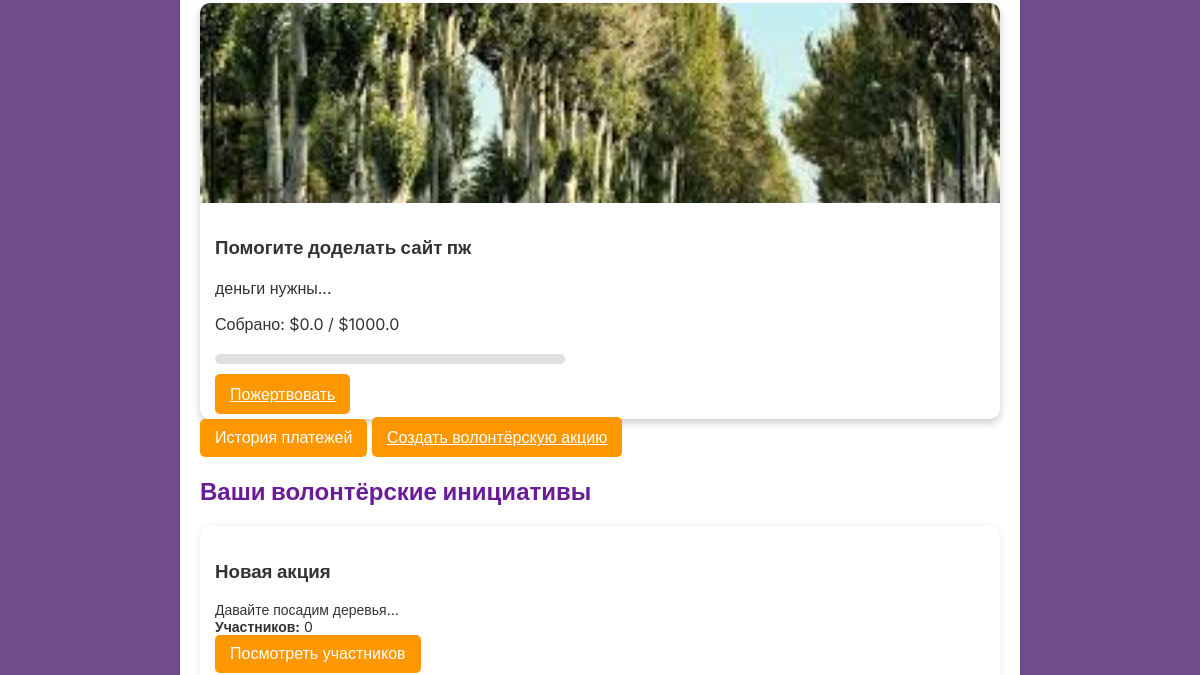
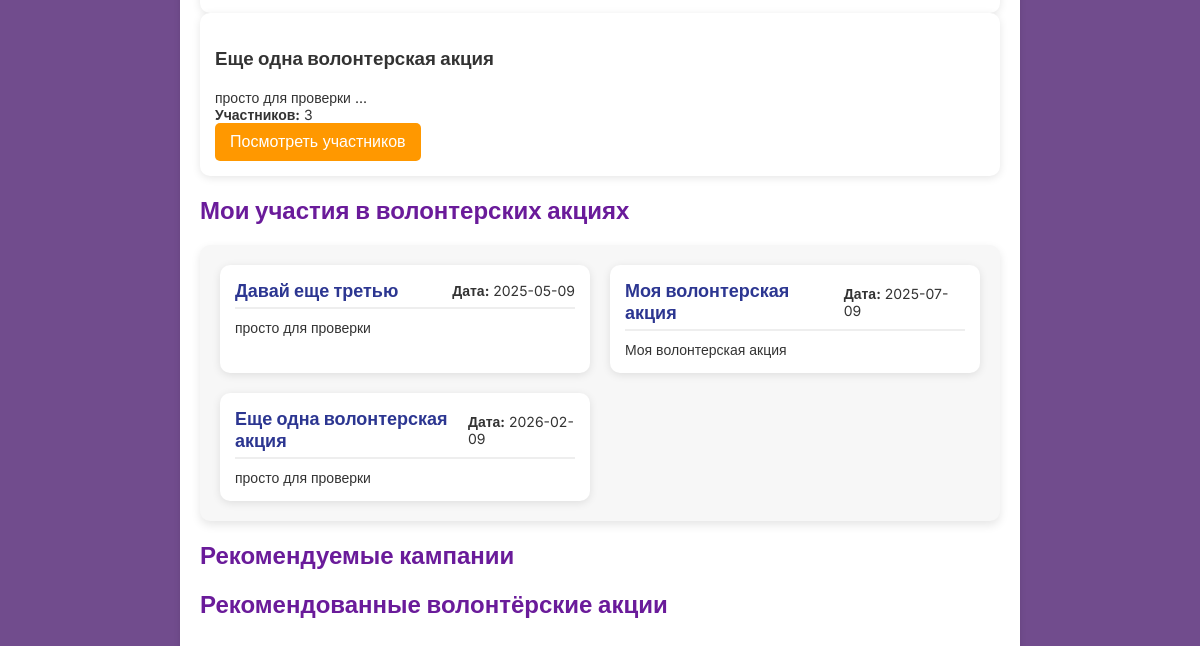
/profile (signed in, lower part), run on an earlier commit of the app's database (2 pictures, top to bottom).
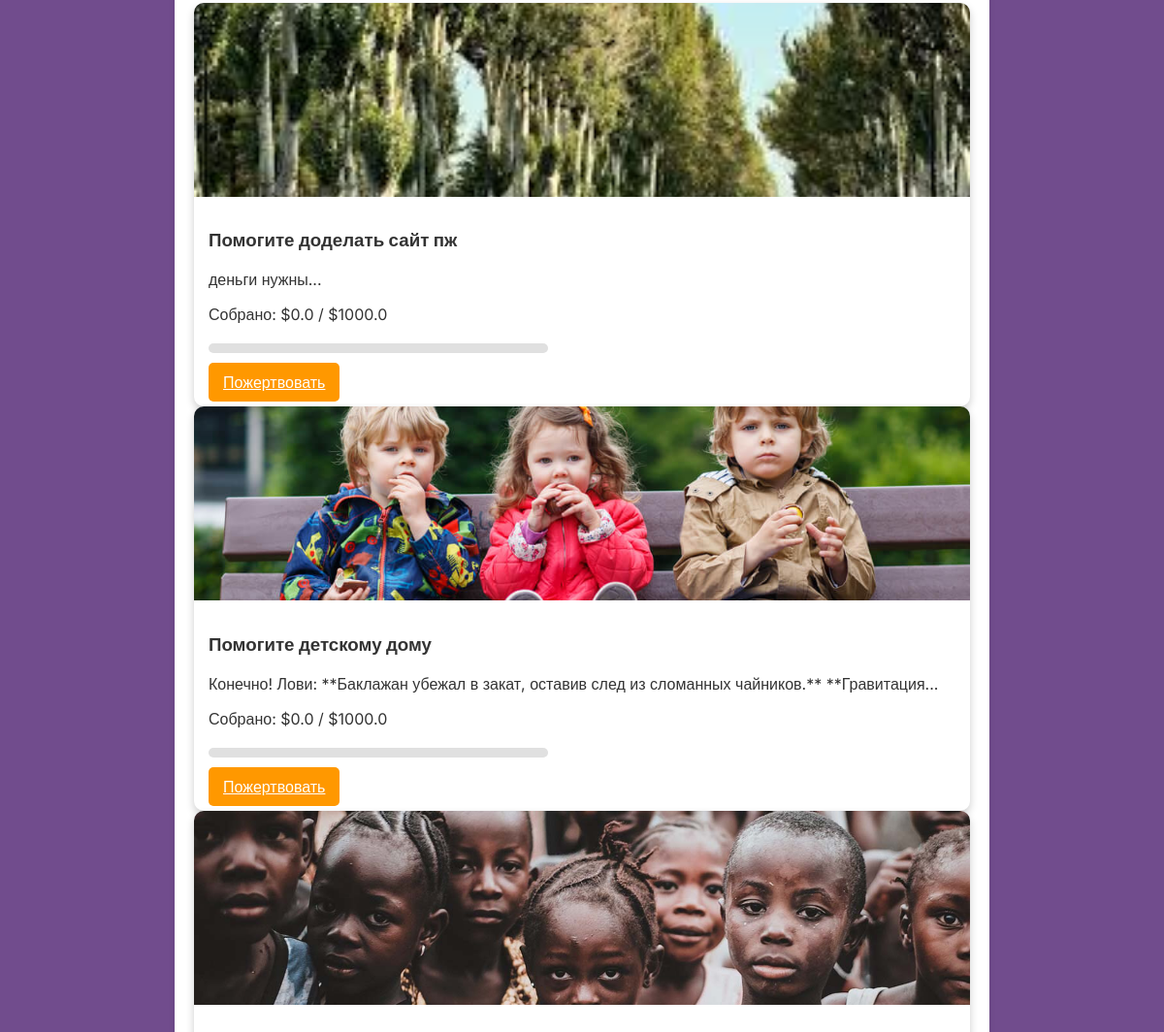
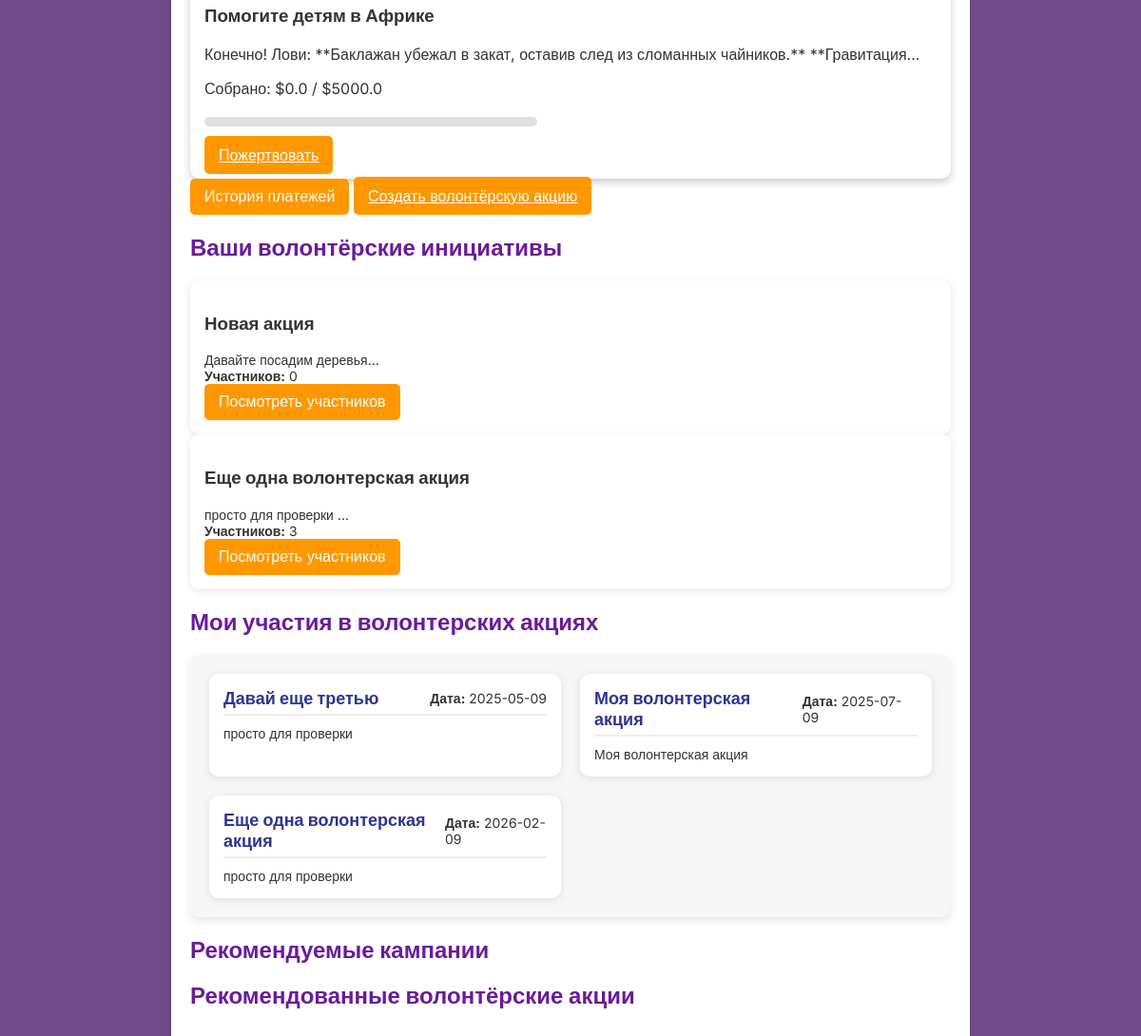
And on a later commit of the database (2 pictures, top to bottom).
### tables this page shows
CREATE TABLE campaigns (
    id INTEGER PRIMARY KEY AUTOINCREMENT,
    title TEXT NOT NULL,
    description TEXT NOT NULL,
    image_url TEXT,
    goal REAL NOT NULL,
    collected REAL NOT NULL DEFAULT 0,
    days_left INTEGER NOT NULL
, user_id INTEGER, payment_details TEXT);

CREATE TABLE volunteering_opportunities (
            id INTEGER PRIMARY KEY AUTOINCREMENT,
            title TEXT NOT NULL,
            description TEXT NOT NULL,
            date TEXT NOT NULL,
            image_url TEXT NOT NULL,
            button_text TEXT NOT NULL
        , user_id INTEGER, status TEXT DEFAULT 'active');

### app.py (the view)
@app.route('/profile')
def profile():
    if not session.get('user_id'):
        flash('Сначала войдите в систему!', 'danger')
        return redirect(url_for('login'))
    conn = get_db_connection()
    user_id = session['user_id']
    user = conn.execute("SELECT * FROM users WHERE id = ?", (user_id,)).fetchone()
    campaigns = conn.execute(
        "SELECT * FROM campaigns WHERE user_id = ?", (user_id,)
    ).fetchall()
    user_opportunities = conn.execute(
        """SELECT v.*,
        (SELECT COUNT(*) FROM volunteer_participants WHERE opportunity_id = v.id) AS participant_count
        FROM volunteering_opportunities v WHERE v.user_id = ?""",
        (user_id,)
    ).fetchall()
    user_opportunities = [dict(row) for row in user_opportunities]
    for opportunity in user_opportunities:
        participants = conn.execute("""
            SELECT u.id AS user_id, u.username, vp.status
            FROM volunteer_participants vp
            JOIN users u ON vp.user_id = u.id
            WHERE vp.opportunity_id = ?
        """, (opportunity['id'],)).fetchall()
        opportunity['participants'] = [dict(participant) for participant in participants] if participants else []
    participated_campaigns = conn.execute("""
        SELECT c.* FROM donations d
        JOIN campaigns c ON d.campaign_id = c.id
        WHERE d.user_id = ?
        GROUP BY c.id
    """, (user_id,)).fetchall()
    participated_opportunities = conn.execute("""
        SELECT DISTINCT v.*
        FROM volunteer_participants vp
        JOIN volunteering_opportunities v ON vp.opportunity_id = v.id
        WHERE vp.user_id = ? AND vp.status = 'confirmed'
    """, (user_id,)).fetchall()
    volunteer_initiatives = conn.execute(
        """SELECT v.*,
        (SELECT COUNT(*) FROM volunteer_participants WHERE opportunity_id = v.id) AS participant_count
        FROM volunteering_opportunities v WHERE v.user_id = ?""",
        (user_id,)
    ).fetchall()
    volunteer_initiatives = [dict(row) for row in volunteer_initiatives]
    donations = conn.execute("""
        SELECT d.amount, d.message, d.created_at, c.title
        FROM donations d
        JOIN campaigns c ON d.campaign_id = c.id
        WHERE d.user_id = ?
        ORDER BY d.created_at DESC
    """, (user_id,)).fetchall()
    conn.close()
    return render_template(
        'profile.html',
        user=user,
        campaigns=campaigns,
        user_opportunities=user_opportunities,
        volunteer_initiatives=volunteer_initiatives,
        participated_campaigns=participated_campaigns,  # ✅ Добавили кампании, где user участвует
        participated_opportunities=participated_opportunities,  # ✅ Добавили акции, где user участвует
        donations = donations
    )

### app.py (called while the page is built)
def get_db_connection():
    conn = sqlite3.connect(DATABASE)
    conn.row_factory = sqlite3.Row
    return conn

### templates/profile.html (shortened to what this page needs)
<!DOCTYPE html>
<html lang="ru">
<head>
    <link rel="stylesheet" href="/static/css/styles.css">
</head>
<body>
    <div class="profile-container">
        {% if campaigns %}
            <div class="campaign-container">
                {% for campaign in campaigns %}
                <div class="campaign-card">
                    <img src="{{ campaign.image_url }}" alt="{{ campaign.title }}" class="campaign-image">
                    <div class="campaign-content">
                        <h3>{{ campaign.title }}</h3>
                        <p>{{ campaign.description[:100] }}...</p>
                        <p>Собрано: ${{ campaign.collected }} / ${{ campaign.goal }}</p>
                        <div class="progress-bar">
                        </div>
                        <a href="{{ url_for('donate', campaign_id=campaign['id']) }}" class="btn">Пожертвовать</a>
                    </div>
                </div>
                {% endfor %}
            </div>
        {% else %}
            <p>Вы ещё не создали ни одной кампании.</p>
        {% endif %}
        <button class="btn" onclick="openPaymentsModal()">История платежей</button>
        <a href="{{ url_for('create_volunteering') }}" class="btn create-btn">Создать волонтёрскую акцию</a>
        <h2>Ваши волонтёрские инициативы</h2>
        {% if volunteer_initiatives %}
            <div class="volunteer-grid">
                {% for initiative in volunteer_initiatives %}
                <div class="volunteer-card">
                    <div class="volunteer-content">
                        <h3>{{ initiative.title }}</h3>
                        <p>{{ initiative.description[:120] }}...</p>
                        <p><strong>Участников:</strong> {{ initiative.participant_count }}</p>
                        <button class="btn view-participants" onclick="openParticipantsModal({{ initiative.id }})">
                            Посмотреть участников
                        </button>
                    </div>
                </div>
                {% endfor %}
            </div>
        {% else %}
            <div class="no-volunteer-projects">
                <p>Вы ещё не создали ни одной волонтёрской инициативы.</p>
            </div>
        {% endif %}
        <h2>Мои участия в волонтерских акциях</h2>
        {% if participated_opportunities %}
            <div class="volunteering-block">
                {% for opportunity in participated_opportunities %}
                <div class="volunteer-card">
                    <div class="volunteer-header">
                        <h3>{{ opportunity.title }}</h3>
                        <p class="volunteer-date"><strong>Дата:</strong> {{ opportunity.date }}</p>
                    </div>
                    <p>{{ opportunity.description }}</p>
                </div>
                {% endfor %}
            </div>
        {% else %}
            <div class="no-opportunities">
                <p>Вы пока не участвовали в волонтёрских акциях.</p>
            </div>
        {% endif %}
        <h2>Рекомендуемые кампании</h2>
        <h2>Рекомендованные волонтёрские акции</h2>
    </div>
</body>
</html>

### static/css/styles.css (style rules this page uses)
body { margin: 0; padding: 0; font-family: 'Inter', sans-serif; background-color: #714C8D; color: #333; }
.progress-bar { background-color: #e0e0e0; height: 10px; margin: 10px 0; overflow: hidden; width: 400px; }
.campaign-card { background-color: #fff; color: #333; border-radius: 10px; box-shadow: 0 4px 8px rgba(0, 0, 0, 0.2); overflow: hidden; display: flex; flex-direction: column; justify-content: space-between; transition: transform 0.3s; }
.campaign-card img { width: 100%; height: 200px; object-fit: cover; }
.campaign-content { padding: 15px; }
.progress-bar { background-color: rgba(0, 0, 0, 0.1); border-radius: 20px; height: 10px; overflow: hidden; margin: 10px 0; width: 350px; }
.btn { background-color: #ff9800; color: #fff; padding: 10px 15px; border: none; border-radius: 5px; font-size: 16px; cursor: pointer; transition: background-color 0.3s ease; }
.progress-bar { background-color: #e0e0e0; border-radius: 10px; height: 10px; margin: 20px 0; overflow: hidden; }
.profile-container { max-width: 800px; margin: 50px auto; background-color: #fff; padding: 20px; border-radius: 10px; box-shadow: 0 4px 6px rgba(0, 0, 0, 0.1); }
.profile-container h1, .profile-container h2 { color: #6a1b9a; }
.volunteering-block { display: grid; grid-template-columns: repeat(auto-fill, minmax(280px, 1fr)); gap: 20px; padding: 20px; background: #f7f7f7; border-radius: 10px; box-shadow: 0 4px 10px rgba(0, 0, 0, 0.1); margin-top: 20px; }
.volunteer-card { background: white; border-radius: 10px; padding: 15px; box-shadow: 0 2px 8px rgba(0, 0, 0, 0.1); transition: transform 0.3s ease, box-shadow 0.3s ease; }
.volunteer-header { display: flex; justify-content: space-between; align-items: center; border-bottom: 2px solid #eee; padding-bottom: 5px; margin-bottom: 10px; }
.volunteer-header h3 { font-size: 18px; color: #2C3691; margin: 0; }
.volunteer-date { font-size: 14px; color: #888; }
.volunteer-card p { font-size: 14px; color: #333; margin: 0; }

What changed in the data, as far as the page shows it:
added campaigns: image_url (picture), title "Помогите детскому дому", description "Конечно! Лови: **Баклажан убежал в закат, оставив след из сломанных чайников.** **Гравитация", collected "0.0", goal "1000.0"
added campaigns: image_url (picture), title "Помогите детям в Африке", description "Конечно! Лови: **Баклажан убежал в закат, оставив след из сломанных чайников.** **Гравитация", collected "0.0", goal "5000.0"
